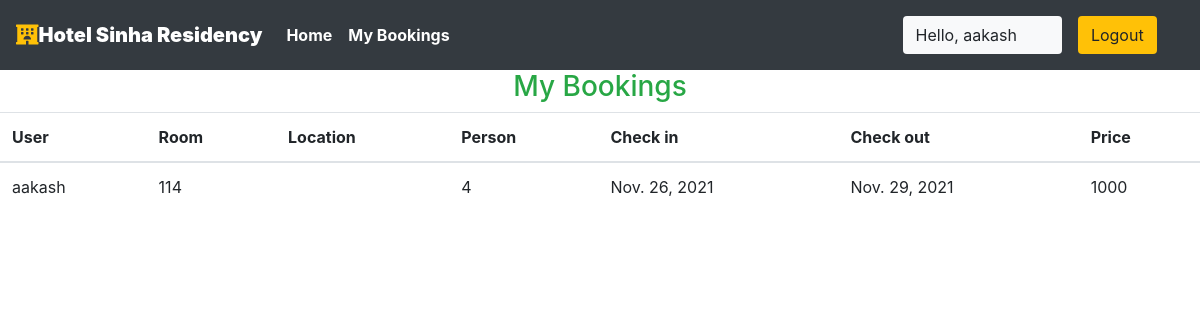
/user/bookings (signed in), run on the app's committed database.
### sinha/models.py (models this page shows, shortened)
class Reservation(models.Model):
    check_in = models.DateField(auto_now =False)
    check_out = models.DateField()
    room = models.ForeignKey(Rooms, on_delete = models.CASCADE)
    guest = models.ForeignKey(User, on_delete= models.CASCADE)
    booking_id = models.CharField(max_length=100,default="null")

class Rooms(models.Model):
    ROOM_STATUS = (
    ("1", "available"),
    ("2", "not available"),
    )
    ROOM_TYPE = (
    ("1", "premium"),
    ("2", "deluxe"),
    ("3","basic"),
    )
    room_type = models.CharField(max_length=50,choices = ROOM_TYPE)
    capacity = models.IntegerField()
    price = models.IntegerField()
    size = models.IntegerField()
    hotel = models.ForeignKey(Hotels, on_delete = models.CASCADE)
    status = models.CharField(choices =ROOM_STATUS,max_length = 15)
    roomnumber = models.IntegerField()

### sinha/views.py (the view)
# urls.py: path('user/bookings', views.user_bookings,name="dashboard"),
@login_required(login_url='/user')
def user_bookings(request):
    if request.user.is_authenticated == False:
        return redirect('userloginpage')
    user = User.objects.all().get(id=request.user.id)
    print(f"request user id ={request.user.id}")
    bookings = Reservation.objects.all().filter(guest=user)
    if not bookings:
        messages.warning(request,"No Bookings Found")
    return HttpResponse(render(request,'user/mybookings.html',{'bookings':bookings}))

### templates/user/mybookings.html
{% extends 'basic.html' %} {% block title %}Dashboard {% endblock title %} {% block body %}
{% load app_tags %}
<h3 class="text-center  text-success">My Bookings </h3>
<table class="table">
    <thead>
        <th>User</th>
        <th>Room</th>
        <th>Location</th>
        <th>Person</th>
        <th>Check in</th>
        <th>Check out</th>
        <th>Price</th>
    </thead>
    {% for each_booking in bookings %}
    <tr>
        <td>{{each_booking.guest.username}}</td>
        <td>{{each_booking.room.roomnumber}}</td>
        <td>{{each_booking.room.hotel.location}}</td>
        <td>{{each_booking.room.capacity}}</td>
        <td>{{each_booking.check_in}}</td>
        <td>{{each_booking.check_out}}</td>
        <td>{{each_booking.room.price}}</td>
    </tr>
    {% endfor %}
</table>
{% endblock body %}

### templates/basic.html (shortened to what this page needs)
{% load static %}
<!DOCTYPE html>
<!DOCTYPE html>
<html lang="en">
<head>
    <link rel="stylesheet" href="https://use.fontawesome.com/releases/v5.7.0/css/all.css">
    <link rel="stylesheet" href="{% static 'bootstrap\bootstrap.css' %}">
    <link rel="stylesheet" href="https://maxcdn.bootstrapcdn.com/bootstrap/4.5.0/css/bootstrap.min.css" >
</head>
<body style="dbackground-image: url('https://source.unsplash.com/random');height: 100%;">
    <div class="container-fluid px-0">
        <nav class="navbar navbar-expand-lg navbar-dark bg-dark font-weight-bold">
            <a class="navbar-brand text-bold bg-black " href="/"><i class="fas fa-hotel text-warning"></i><b>Hotel Sinha Residency</b></a>
            <div class="collapse navbar-collapse " id="navbarSupportedContent">
                <ul class="navbar-nav mr-auto ">
                    <li class="nav-item active">
                        <a class="nav-link" href="/home"> Home</a>
                    </li>
                    {% if user.is_staff %}
                    <li class="nav-item active">
                        <a class="nav-link" href="/staff/panel">Dashboard </a>
                    </li>
                    {% elif user.is_staff == False and user.is_authenticated %}
                    <li class="nav-item active">
                            <a class="nav-link" href="/user/bookings">My Bookings </a>
                        </li>
                    {% endif %}
                </ul>
                {% if user.is_authenticated %}
                      <button class="btn btn-group bg-light" data-toggle="modal" data-target="#forlogin">
                       Hello, {{request.user}}
                       <a href="/logout" class="nav-link">
                    <button class="btn btn-group bg-warning" data-toggle="modal" data-target="#forlogin">
                        Logout
                    </button></a>&nbsp; &nbsp;
                    </button>
                {% endif %}
            </div>
        </nav>
    </div>
    {% block body %}
    {% endblock body %}
</body>
</html>

### templates/basic.html (style rules this page uses)
a { text-decoration: none; }

### data on the page
Reservation: guest.username "aakash", room.roomnumber "114", room.capacity "4", check_in "Nov. 26, 2021", check_out "Nov. 29, 2021", room.price "1000"

### other printed values
{{ request.user }} "aakash"
